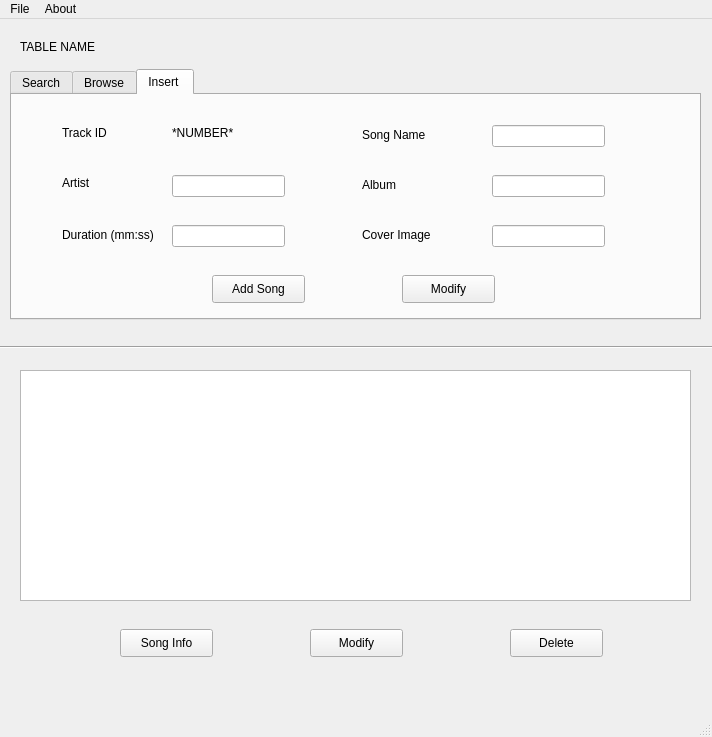
<?xml version="1.0" encoding="UTF-8"?>
<ui version="4.0">
 <class>MainWindow</class>
 <widget class="QMainWindow" name="MainWindow">
  <property name="geometry">
   <rect>
    <x>0</x>
    <y>0</y>
    <width>712</width>
    <height>737</height>
   </rect>
  </property>
  <property name="sizePolicy">
   <sizepolicy hsizetype="Fixed" vsizetype="Fixed">
    <horstretch>0</horstretch>
    <verstretch>0</verstretch>
   </sizepolicy>
  </property>
  <property name="windowTitle">
   <string>MainWindow</string>
  </property>
  <widget class="QWidget" name="centralwidget">
   <widget class="QTabWidget" name="tabWidget">
    <property name="geometry">
     <rect>
      <x>10</x>
      <y>50</y>
      <width>691</width>
      <height>251</height>
     </rect>
    </property>
    <property name="currentIndex">
     <number>2</number>
    </property>
    <widget class="QWidget" name="tab_1">
     <attribute name="title">
      <string>Search</string>
     </attribute>
     <widget class="QLineEdit" name="lineEdit">
      <property name="geometry">
       <rect>
        <x>170</x>
        <y>70</y>
        <width>113</width>
        <height>22</height>
       </rect>
      </property>
     </widget>
     <widget class="QLineEdit" name="lineEdit_2">
      <property name="geometry">
       <rect>
        <x>520</x>
        <y>70</y>
        <width>113</width>
        <height>22</height>
       </rect>
      </property>
     </widget>
     <widget class="QLabel" name="label">
      <property name="geometry">
       <rect>
        <x>70</x>
        <y>70</y>
        <width>71</width>
        <height>16</height>
       </rect>
      </property>
      <property name="text">
       <string>Song Name</string>
      </property>
     </widget>
     <widget class="QLabel" name="label_2">
      <property name="geometry">
       <rect>
        <x>450</x>
        <y>80</y>
        <width>55</width>
        <height>16</height>
       </rect>
      </property>
      <property name="text">
       <string>Artist</string>
      </property>
     </widget>
     <widget class="QLabel" name="label_3">
      <property name="geometry">
       <rect>
        <x>330</x>
        <y>10</y>
        <width>55</width>
        <height>16</height>
       </rect>
      </property>
      <property name="text">
       <string>SEARCH</string>
      </property>
     </widget>
     <widget class="QPushButton" name="pushButton_4">
      <property name="geometry">
       <rect>
        <x>310</x>
        <y>140</y>
        <width>93</width>
        <height>28</height>
       </rect>
      </property>
      <property name="sizePolicy">
       <sizepolicy hsizetype="Fixed" vsizetype="Fixed">
        <horstretch>0</horstretch>
        <verstretch>0</verstretch>
       </sizepolicy>
      </property>
      <property name="text">
       <string>Search</string>
      </property>
     </widget>
    </widget>
    <widget class="QWidget" name="tab_2">
     <attribute name="title">
      <string>Browse</string>
     </attribute>
     <widget class="QPushButton" name="pushButton_5">
      <property name="geometry">
       <rect>
        <x>310</x>
        <y>90</y>
        <width>93</width>
        <height>28</height>
       </rect>
      </property>
      <property name="text">
       <string>Browse</string>
      </property>
     </widget>
     <widget class="QLabel" name="label_6">
      <property name="geometry">
       <rect>
        <x>230</x>
        <y>40</y>
        <width>281</width>
        <height>20</height>
       </rect>
      </property>
      <property name="text">
       <string>BROWSE FOR SONGS TO ADD TO THE PLAYLIST</string>
      </property>
     </widget>
    </widget>
    <widget class="QWidget" name="tab_3">
     <attribute name="title">
      <string>Insert </string>
     </attribute>
     <widget class="QLabel" name="label_4">
      <property name="geometry">
       <rect>
        <x>50</x>
        <y>30</y>
        <width>71</width>
        <height>16</height>
       </rect>
      </property>
      <property name="text">
       <string>Track ID</string>
      </property>
     </widget>
     <widget class="QLineEdit" name="lineEdit_4">
      <property name="geometry">
       <rect>
        <x>480</x>
        <y>30</y>
        <width>113</width>
        <height>22</height>
       </rect>
      </property>
     </widget>
     <widget class="QLineEdit" name="lineEdit_5">
      <property name="geometry">
       <rect>
        <x>160</x>
        <y>80</y>
        <width>113</width>
        <height>22</height>
       </rect>
      </property>
     </widget>
     <widget class="QLineEdit" name="lineEdit_6">
      <property name="geometry">
       <rect>
        <x>480</x>
        <y>80</y>
        <width>113</width>
        <height>22</height>
       </rect>
      </property>
     </widget>
     <widget class="QLineEdit" name="lineEdit_7">
      <property name="geometry">
       <rect>
        <x>160</x>
        <y>130</y>
        <width>113</width>
        <height>22</height>
       </rect>
      </property>
     </widget>
     <widget class="QPushButton" name="pushButton">
      <property name="geometry">
       <rect>
        <x>200</x>
        <y>180</y>
        <width>93</width>
        <height>28</height>
       </rect>
      </property>
      <property name="text">
       <string>Add Song</string>
      </property>
     </widget>
     <widget class="QPushButton" name="pushButton_2">
      <property name="geometry">
       <rect>
        <x>390</x>
        <y>180</y>
        <width>93</width>
        <height>28</height>
       </rect>
      </property>
      <property name="text">
       <string>Modify</string>
      </property>
     </widget>
     <widget class="QLineEdit" name="lineEdit_8">
      <property name="geometry">
       <rect>
        <x>480</x>
        <y>130</y>
        <width>113</width>
        <height>22</height>
       </rect>
      </property>
     </widget>
     <widget class="QLabel" name="label_7">
      <property name="geometry">
       <rect>
        <x>50</x>
        <y>80</y>
        <width>55</width>
        <height>16</height>
       </rect>
      </property>
      <property name="text">
       <string>Artist</string>
      </property>
     </widget>
     <widget class="QLabel" name="label_8">
      <property name="geometry">
       <rect>
        <x>50</x>
        <y>130</y>
        <width>101</width>
        <height>20</height>
       </rect>
      </property>
      <property name="text">
       <string>Duration (mm:ss)</string>
      </property>
     </widget>
     <widget class="QLabel" name="label_9">
      <property name="geometry">
       <rect>
        <x>350</x>
        <y>30</y>
        <width>71</width>
        <height>20</height>
       </rect>
      </property>
      <property name="text">
       <string>Song Name</string>
      </property>
     </widget>
     <widget class="QLabel" name="label_10">
      <property name="geometry">
       <rect>
        <x>350</x>
        <y>80</y>
        <width>51</width>
        <height>20</height>
       </rect>
      </property>
      <property name="text">
       <string>Album</string>
      </property>
     </widget>
     <widget class="QLabel" name="label_11">
      <property name="geometry">
       <rect>
        <x>350</x>
        <y>130</y>
        <width>81</width>
        <height>20</height>
       </rect>
      </property>
      <property name="text">
       <string>Cover Image</string>
      </property>
     </widget>
     <widget class="QLabel" name="label_12">
      <property name="geometry">
       <rect>
        <x>160</x>
        <y>30</y>
        <width>61</width>
        <height>16</height>
       </rect>
      </property>
      <property name="text">
       <string>*NUMBER*</string>
      </property>
     </widget>
    </widget>
   </widget>
   <widget class="QLabel" name="label_5">
    <property name="geometry">
     <rect>
      <x>20</x>
      <y>20</y>
      <width>81</width>
      <height>16</height>
     </rect>
    </property>
    <property name="text">
     <string>TABLE NAME</string>
    </property>
   </widget>
   <widget class="QTableView" name="tableView">
    <property name="geometry">
     <rect>
      <x>20</x>
      <y>351</y>
      <width>671</width>
      <height>231</height>
     </rect>
    </property>
   </widget>
   <widget class="QPushButton" name="pushButton_3">
    <property name="geometry">
     <rect>
      <x>120</x>
      <y>610</y>
      <width>93</width>
      <height>28</height>
     </rect>
    </property>
    <property name="text">
     <string>Song Info</string>
    </property>
   </widget>
   <widget class="QPushButton" name="pushButton_6">
    <property name="geometry">
     <rect>
      <x>310</x>
      <y>610</y>
      <width>93</width>
      <height>28</height>
     </rect>
    </property>
    <property name="text">
     <string>Modify</string>
    </property>
   </widget>
   <widget class="QPushButton" name="pushButton_7">
    <property name="geometry">
     <rect>
      <x>510</x>
      <y>610</y>
      <width>93</width>
      <height>28</height>
     </rect>
    </property>
    <property name="text">
     <string>Delete</string>
    </property>
   </widget>
   <widget class="Line" name="line">
    <property name="geometry">
     <rect>
      <x>-50</x>
      <y>320</y>
      <width>871</width>
      <height>16</height>
     </rect>
    </property>
    <property name="orientation">
     <enum>Qt::Horizontal</enum>
    </property>
   </widget>
  </widget>
  <widget class="QMenuBar" name="menubar">
   <property name="geometry">
    <rect>
     <x>0</x>
     <y>0</y>
     <width>712</width>
     <height>26</height>
    </rect>
   </property>
   <widget class="QMenu" name="menuFile">
    <property name="title">
     <string>File</string>
    </property>
    <addaction name="actionNew"/>
    <addaction name="actionOpen"/>
    <addaction name="actionSave"/>
   </widget>
   <widget class="QMenu" name="menuHelp">
    <property name="title">
     <string>About</string>
    </property>
   </widget>
   <addaction name="menuFile"/>
   <addaction name="menuHelp"/>
  </widget>
  <widget class="QStatusBar" name="statusbar"/>
  <action name="actionNew">
   <property name="text">
    <string>New</string>
   </property>
  </action>
  <action name="actionOpen">
   <property name="text">
    <string>Open</string>
   </property>
  </action>
  <action name="actionSave">
   <property name="text">
    <string>Save</string>
   </property>
  </action>
 </widget>
 <resources/>
 <connections/>
</ui>
